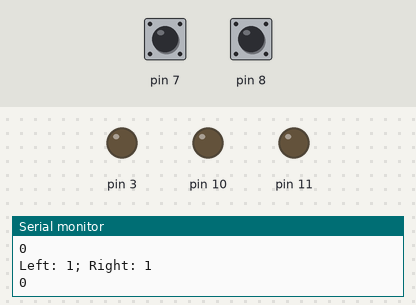
Bench run of a sketch on a simulated Arduino Uno, built with avr-gcc and run on an emulated ATmega328P. Shown: output pins drawn as LEDs (lit = HIGH), the last lines printed to the serial monitor. Inputs (shaded band) come from the test bench; at power-on: pin 8 HIGH, pin 7 HIGH.

Above: at 1.2 s.
1.3 s: pin 8 pulsed LOW 5 times (0.12 s each, 0.3 s apart)
At 1.75 s:
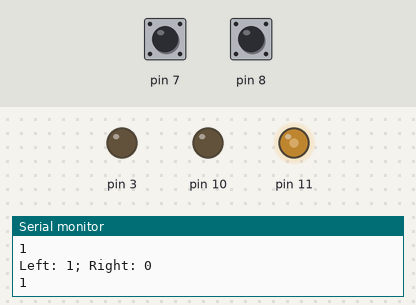
At 3.5 s:
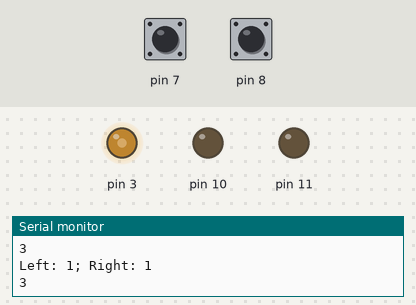
Timing chart, 0 to 5.0 s (numbered marks = the images above; inputs shaded):
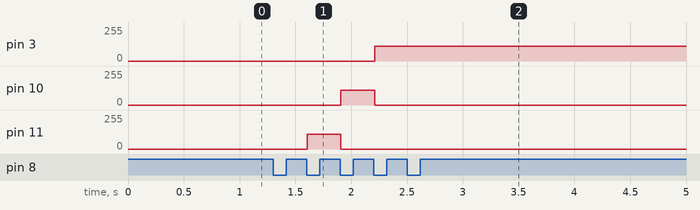

Measured:
- after the input at 1.3 s, pin 3: 0/255 → 111/255 after 0.91 s; pin 10: 0/255 → 111/255 after 0.61 s, → 0/255 0.30 s later; pin 11: 0/255 → 111/255 after 0.31 s, → 0/255 0.30 s later

The sketch:

MAtrix___Alex_.ino
```cpp
int OK=0,OK1=0,left,right,lefto,righto,nr=0;
void setup() {
  Serial.begin(9600);
  pinMode(10,OUTPUT);
  pinMode(3,OUTPUT);
  pinMode(11,OUTPUT);
}

void loop() {
  left=digitalRead(7);
  right=digitalRead(8);
  Serial.print("Left: ");
  Serial.print(digitalRead(7), DEC);
  Serial.print("; ");
  Serial.print("Right: ");
  Serial.println(digitalRead(8), DEC);
  Serial.println(nr);


  if((left!=lefto)&&(left==1))
  {nr--;lefto=1;}
if(left==0)lefto=0;
delay(100);


  if((right!=righto)&&(right==1))
  {nr++;righto=1;}
if(right==0)righto=0;

  if(nr<0)nr=0;
  if(nr>3)nr=3;

  if(nr==0)
     {analogWrite(3 , 0);
      analogWrite(10 , 0);
      analogWrite(11 , 0);}
  if(nr==1)
     { analogWrite(3 , 0);
      analogWrite(10 , 0);
      analogWrite(11 , 111);}
  if(nr==2)
     { analogWrite(3 , 0);
      analogWrite(10 , 111);
      analogWrite(11 , 0);}
  if(nr==3)
     { analogWrite(3 , 111);
      analogWrite(10 , 0);
      analogWrite(11 , 0);}

}
```
